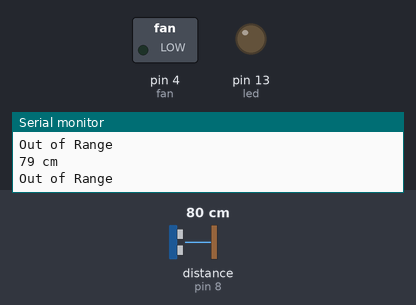
The sketch below on a simulated Arduino Uno, built with avr-gcc and run on an emulated ATmega328P. Shown: switched loads named in the sketch (green lamp = pin HIGH), output pins drawn as LEDs (lit = HIGH), the last lines printed to the serial monitor. Wiring (inferred from the names in the program): ultrasonic range finder: trigger pin 7; echo pin 8. The test bench sets the inputs (shaded band); at power-on: distance to the obstacle (sensor on pin 8) 80 cm. The echo pulse lasts 58.3 µs per cm; pins used as bus, display or sensor lines are not drawn.

Above: at 1.3 s.
1.4 s: distance to the obstacle (sensor on pin 8) set to 54 cm
2.9 s: distance to the obstacle (sensor on pin 8) set to 48 cm
At 3.4 s:
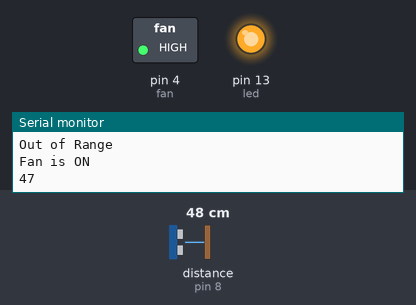
4.5 s: distance to the obstacle (sensor on pin 8) set to 120 cm
At 5.1 s:
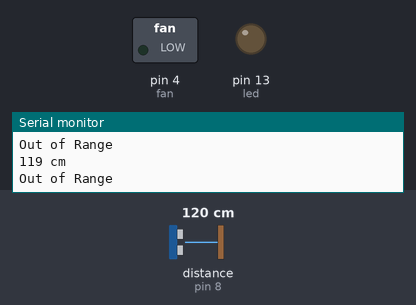
6.0 s: distance to the obstacle (sensor on pin 8) set to 2 cm
At 6.8 s:
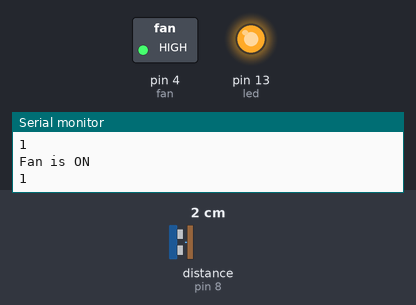
Timing chart, 0 to 8.5 s (numbered marks = the images above; inputs shaded):
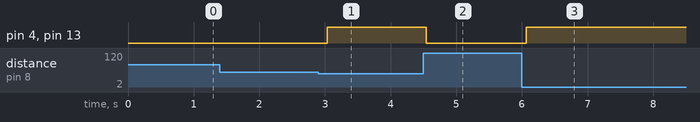

Measured:
- the behaviour switches between 51 and 50 cm on distance to the obstacle (sensor on pin 8) (found by bisection; images 0 and 1)
- after the input at 2.9 s, pin 4 (fan), pin 13 (led): LOW → HIGH after 0.13 s
- after the input at 4.5 s, pin 4 (fan), pin 13 (led): HIGH → LOW after 0.05 s
- after the input at 6.0 s, pin 4 (fan), pin 13 (led): LOW → HIGH after 0.06 s

The sketch:

ultrasonic.ino
```cpp
/*
HC-SR04 Ping distance sensor]
VCC to arduino 5v GND to arduino GND
Echo to Arduino pin 13 Trig to Arduino pin 12
Red POS to Arduino pin 11
Green POS to Arduino pin 10
560 ohm resistor to both LED NEG and GRD power rail
*/

#define trigPin 7
#define echoPin 8
#define led 13
#define fan 4

void setup() {
Serial.begin (9600);
pinMode(trigPin, OUTPUT);
pinMode(echoPin, INPUT);
pinMode(led, OUTPUT);
pinMode(fan, OUTPUT);
}

void loop() {
long duration, distance;
digitalWrite(trigPin, LOW);  // Added this line
delayMicroseconds(2); // Added this line
digitalWrite(trigPin, HIGH);
//  delayMicroseconds(1000); - Removed this line
delayMicroseconds(10); // Added this line
digitalWrite(trigPin, LOW);
duration = pulseIn(echoPin, HIGH);
distance = (duration/2) / 29.1;
if (distance < 50) {

 digitalWrite(led,HIGH);
 digitalWrite(4,HIGH); // This is where the LED On/Off happens digitalWrite(led,HIGH); // When the Red condition is met, the Green LED should turn off digitalWrite(led2,LOW); } else { digitalWrite(led,LOW); digitalWrite(led2,HIGH); } if (distance >= 200 || distance <= 0){
 Serial.println("Fan is ON");
 Serial.println(distance);
}
else {
  digitalWrite(led,LOW);
  digitalWrite(4,LOW);
Serial.print(distance);
Serial.println(" cm");
Serial.println("Out of Range");
}
delay(500);
}
```
